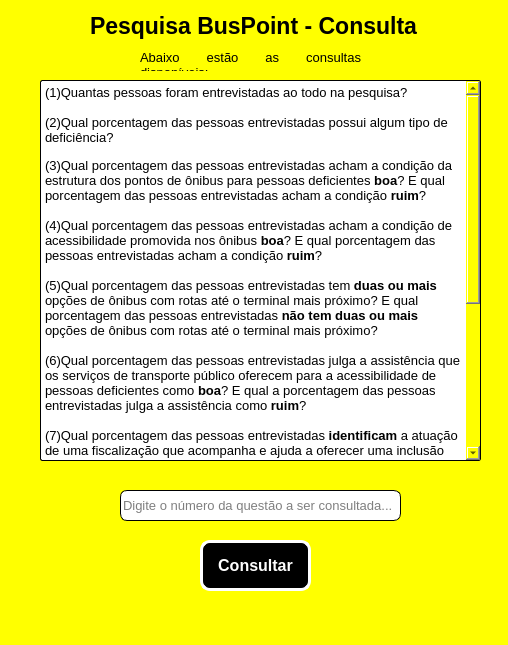
<?xml version="1.0" encoding="UTF-8"?>
<ui version="4.0">
 <class>MainWindow</class>
 <widget class="QMainWindow" name="MainWindow">
  <property name="geometry">
   <rect>
    <x>0</x>
    <y>0</y>
    <width>508</width>
    <height>645</height>
   </rect>
  </property>
  <property name="font">
   <font>
    <pointsize>10</pointsize>
   </font>
  </property>
  <property name="windowTitle">
   <string>Checagem de dados sobre acessibilidade</string>
  </property>
  <property name="styleSheet">
   <string notr="true">background-color: rgb(255, 255, 0);</string>
  </property>
  <widget class="QWidget" name="centralwidget">
   <widget class="QLineEdit" name="lineEdit">
    <property name="geometry">
     <rect>
      <x>120</x>
      <y>490</y>
      <width>281</width>
      <height>31</height>
     </rect>
    </property>
    <property name="font">
     <font>
      <pointsize>10</pointsize>
     </font>
    </property>
    <property name="styleSheet">
     <string notr="true">background-color: rgb(255, 255, 255);
border-radius: 7px;
border-style: outset;
border-width: 1px;</string>
    </property>
    <property name="placeholderText">
     <string>Digite o número da questão a ser consultada...</string>
    </property>
   </widget>
   <widget class="QPushButton" name="pushButton">
    <property name="geometry">
     <rect>
      <x>200</x>
      <y>540</y>
      <width>111</width>
      <height>51</height>
     </rect>
    </property>
    <property name="font">
     <font>
      <pointsize>12</pointsize>
      <weight>75</weight>
      <bold>true</bold>
     </font>
    </property>
    <property name="styleSheet">
     <string notr="true">QPushButton { 
border-radius: 10px;
color: rgb(255, 255, 255);
background-color: rgb(0, 0, 0);
border-style: outset;
border-width: 3px; 
}
QPushButton:hover {
background-color: #1a1a1a;
border: 2px solid #e4b94e;
color: #e4b94e;
}
</string>
    </property>
    <property name="text">
     <string>Consultar</string>
    </property>
   </widget>
   <widget class="QLabel" name="label">
    <property name="geometry">
     <rect>
      <x>90</x>
      <y>0</y>
      <width>351</width>
      <height>51</height>
     </rect>
    </property>
    <property name="font">
     <font>
      <pointsize>17</pointsize>
      <weight>75</weight>
      <bold>true</bold>
     </font>
    </property>
    <property name="text">
     <string>Pesquisa BusPoint - Consulta</string>
    </property>
   </widget>
   <widget class="QLabel" name="label_2">
    <property name="geometry">
     <rect>
      <x>140</x>
      <y>50</y>
      <width>221</width>
      <height>21</height>
     </rect>
    </property>
    <property name="font">
     <font>
      <pointsize>10</pointsize>
     </font>
    </property>
    <property name="text">
     <string>Abaixo estão as consultas disponíveis:</string>
    </property>
    <property name="alignment">
     <set>Qt::AlignJustify|Qt::AlignTop</set>
    </property>
    <property name="wordWrap">
     <bool>true</bool>
    </property>
   </widget>
   <widget class="QTextEdit" name="textEdit">
    <property name="geometry">
     <rect>
      <x>40</x>
      <y>80</y>
      <width>441</width>
      <height>381</height>
     </rect>
    </property>
    <property name="font">
     <font>
      <pointsize>11</pointsize>
     </font>
    </property>
    <property name="styleSheet">
     <string notr="true">background-color: white;
border-radius: 2px;
border-style: outset;
border-width: 1px;</string>
    </property>
    <property name="readOnly">
     <bool>true</bool>
    </property>
    <property name="html">
     <string>&lt;!DOCTYPE HTML PUBLIC &quot;-//W3C//DTD HTML 4.0//EN&quot; &quot;http://www.w3.org/TR/REC-html40/strict.dtd&quot;&gt;
&lt;html&gt;&lt;head&gt;&lt;meta name=&quot;qrichtext&quot; content=&quot;1&quot; /&gt;&lt;style type=&quot;text/css&quot;&gt;
p, li { white-space: pre-wrap; }
&lt;/style&gt;&lt;/head&gt;&lt;body style=&quot; font-family:'MS Shell Dlg 2'; font-size:11pt; font-weight:400; font-style:normal;&quot;&gt;
&lt;p style=&quot; margin-top:0px; margin-bottom:0px; margin-left:0px; margin-right:0px; -qt-block-indent:0; text-indent:0px;&quot;&gt;&lt;span style=&quot; font-size:10pt; color:#000000;&quot;&gt;(1)Quantas pessoas foram entrevistadas ao todo na pesquisa?&lt;/span&gt;&lt;/p&gt;
&lt;p style=&quot;-qt-paragraph-type:empty; margin-top:0px; margin-bottom:0px; margin-left:0px; margin-right:0px; -qt-block-indent:0; text-indent:0px; font-size:10pt; color:#000000;&quot;&gt;&lt;br /&gt;&lt;/p&gt;
&lt;p style=&quot; margin-top:0px; margin-bottom:0px; margin-left:0px; margin-right:0px; -qt-block-indent:0; text-indent:0px;&quot;&gt;&lt;span style=&quot; font-size:10pt; color:#000000;&quot;&gt;(2)Qual porcentagem das pessoas entrevistadas possui algum tipo de deficiência?&lt;/span&gt;&lt;/p&gt;
&lt;p style=&quot;-qt-paragraph-type:empty; margin-top:0px; margin-bottom:0px; margin-left:0px; margin-right:0px; -qt-block-indent:0; text-indent:0px; font-size:8.25pt;&quot;&gt;&lt;br /&gt;&lt;/p&gt;
&lt;p style=&quot; margin-top:0px; margin-bottom:0px; margin-left:0px; margin-right:0px; -qt-block-indent:0; text-indent:0px;&quot;&gt;&lt;span style=&quot; font-size:10pt; color:#000000;&quot;&gt;(3)Qual porcentagem das pessoas entrevistadas acham a condição da estrutura dos pontos de ônibus para pessoas deficientes &lt;/span&gt;&lt;span style=&quot; font-size:10pt; font-weight:600; color:#000000;&quot;&gt;boa&lt;/span&gt;&lt;span style=&quot; font-size:10pt; color:#000000;&quot;&gt;? E qual porcentagem das pessoas entrevistadas acham a condição &lt;/span&gt;&lt;span style=&quot; font-size:10pt; font-weight:600; color:#000000;&quot;&gt;ruim&lt;/span&gt;&lt;span style=&quot; font-size:10pt; color:#000000;&quot;&gt;?&lt;/span&gt;&lt;/p&gt;
&lt;p style=&quot;-qt-paragraph-type:empty; margin-top:0px; margin-bottom:0px; margin-left:0px; margin-right:0px; -qt-block-indent:0; text-indent:0px; font-size:10pt; color:#000000;&quot;&gt;&lt;br /&gt;&lt;/p&gt;
&lt;p style=&quot; margin-top:0px; margin-bottom:0px; margin-left:0px; margin-right:0px; -qt-block-indent:0; text-indent:0px;&quot;&gt;&lt;span style=&quot; font-size:10pt; color:#000000;&quot;&gt;(4)Qual porcentagem das pessoas entrevistadas acham a condição de acessibilidade promovida nos ônibus &lt;/span&gt;&lt;span style=&quot; font-size:10pt; font-weight:600; color:#000000;&quot;&gt;boa&lt;/span&gt;&lt;span style=&quot; font-size:10pt; color:#000000;&quot;&gt;? E qual porcentagem das pessoas entrevistadas acham a condição &lt;/span&gt;&lt;span style=&quot; font-size:10pt; font-weight:600; color:#000000;&quot;&gt;ruim&lt;/span&gt;&lt;span style=&quot; font-size:10pt; color:#000000;&quot;&gt;?&lt;/span&gt;&lt;/p&gt;
&lt;p style=&quot;-qt-paragraph-type:empty; margin-top:0px; margin-bottom:0px; margin-left:0px; margin-right:0px; -qt-block-indent:0; text-indent:0px; font-size:10pt; color:#000000;&quot;&gt;&lt;br /&gt;&lt;/p&gt;
&lt;p style=&quot; margin-top:0px; margin-bottom:0px; margin-left:0px; margin-right:0px; -qt-block-indent:0; text-indent:0px;&quot;&gt;&lt;span style=&quot; font-size:10pt; color:#000000;&quot;&gt;(5)Qual porcentagem das pessoas entrevistadas tem &lt;/span&gt;&lt;span style=&quot; font-size:10pt; font-weight:600; color:#000000;&quot;&gt;duas&lt;/span&gt;&lt;span style=&quot; font-size:10pt; color:#000000;&quot;&gt; &lt;/span&gt;&lt;span style=&quot; font-size:10pt; font-weight:600; color:#000000;&quot;&gt;ou mais&lt;/span&gt;&lt;span style=&quot; font-size:10pt; color:#000000;&quot;&gt; opções de ônibus com rotas até o terminal mais próximo? E qual porcentagem das pessoas entrevistadas&lt;/span&gt;&lt;span style=&quot; font-size:10pt; font-weight:600; color:#000000;&quot;&gt; não tem&lt;/span&gt;&lt;span style=&quot; font-size:10pt; color:#000000;&quot;&gt; &lt;/span&gt;&lt;span style=&quot; font-size:10pt; font-weight:600; color:#000000;&quot;&gt;duas&lt;/span&gt;&lt;span style=&quot; font-size:10pt; color:#000000;&quot;&gt; &lt;/span&gt;&lt;span style=&quot; font-size:10pt; font-weight:600; color:#000000;&quot;&gt;ou mais&lt;/span&gt;&lt;span style=&quot; font-size:10pt; color:#000000;&quot;&gt; opções de ônibus com rotas até o terminal mais próximo?&lt;/span&gt;&lt;/p&gt;
&lt;p style=&quot;-qt-paragraph-type:empty; margin-top:0px; margin-bottom:0px; margin-left:0px; margin-right:0px; -qt-block-indent:0; text-indent:0px; font-size:10pt; color:#000000;&quot;&gt;&lt;br /&gt;&lt;/p&gt;
&lt;p style=&quot; margin-top:0px; margin-bottom:0px; margin-left:0px; margin-right:0px; -qt-block-indent:0; text-indent:0px;&quot;&gt;&lt;span style=&quot; font-size:10pt; color:#000000;&quot;&gt;(6)Qual porcentagem das pessoas entrevistadas julga a assistência que os serviços de transporte público oferecem para a acessibilidade de pessoas deficientes como &lt;/span&gt;&lt;span style=&quot; font-size:10pt; font-weight:600; color:#000000;&quot;&gt;boa&lt;/span&gt;&lt;span style=&quot; font-size:10pt; color:#000000;&quot;&gt;? E qual a porcentagem das pessoas entrevistadas julga a assistência como &lt;/span&gt;&lt;span style=&quot; font-size:10pt; font-weight:600; color:#000000;&quot;&gt;ruim&lt;/span&gt;&lt;span style=&quot; font-size:10pt; color:#000000;&quot;&gt;?&lt;/span&gt;&lt;/p&gt;
&lt;p style=&quot;-qt-paragraph-type:empty; margin-top:0px; margin-bottom:0px; margin-left:0px; margin-right:0px; -qt-block-indent:0; text-indent:0px; font-size:10pt; color:#000000;&quot;&gt;&lt;br /&gt;&lt;/p&gt;
&lt;p style=&quot; margin-top:0px; margin-bottom:0px; margin-left:0px; margin-right:0px; -qt-block-indent:0; text-indent:0px;&quot;&gt;&lt;span style=&quot; font-size:10pt; color:#000000;&quot;&gt;(7)Qual porcentagem das pessoas entrevistadas &lt;/span&gt;&lt;span style=&quot; font-size:10pt; font-weight:600; color:#000000;&quot;&gt;identificam&lt;/span&gt;&lt;span style=&quot; font-size:10pt; color:#000000;&quot;&gt; a atuação de uma fiscalização que acompanha e ajuda a oferecer uma inclusão maior nos transportes públicos da cidade? E qual porcentagem das pessoas entrevistadas &lt;/span&gt;&lt;span style=&quot; font-size:10pt; font-weight:600; color:#000000;&quot;&gt;não&lt;/span&gt;&lt;span style=&quot; font-size:10pt; color:#000000;&quot;&gt; &lt;/span&gt;&lt;span style=&quot; font-size:10pt; font-weight:600; color:#000000;&quot;&gt;identificam ou não sabem &lt;/span&gt;&lt;span style=&quot; font-size:10pt; color:#000000;&quot;&gt;sobre essa atuação?&lt;/span&gt;&lt;/p&gt;
&lt;p style=&quot;-qt-paragraph-type:empty; margin-top:0px; margin-bottom:0px; margin-left:0px; margin-right:0px; -qt-block-indent:0; text-indent:0px; font-size:10pt; color:#000000;&quot;&gt;&lt;br /&gt;&lt;/p&gt;
&lt;p style=&quot; margin-top:0px; margin-bottom:0px; margin-left:0px; margin-right:0px; -qt-block-indent:0; text-indent:0px;&quot;&gt;&lt;span style=&quot; font-size:10pt; color:#000000;&quot;&gt;(8)Qual porcentagem das pessoas entrevistadas julga a atuação da fiscalização para acessibilidade como &lt;/span&gt;&lt;span style=&quot; font-size:10pt; font-weight:600; color:#000000;&quot;&gt;boa&lt;/span&gt;&lt;span style=&quot; font-size:10pt; color:#000000;&quot;&gt;? E qual porcentagem das pessoas entrevistadas julga como &lt;/span&gt;&lt;span style=&quot; font-size:10pt; font-weight:600; color:#000000;&quot;&gt;mediana&lt;/span&gt;&lt;span style=&quot; font-size:10pt; color:#000000;&quot;&gt;? E qual porcentagem das pessoas entrevistadas julga como &lt;/span&gt;&lt;span style=&quot; font-size:10pt; font-weight:600; color:#000000;&quot;&gt;ruim&lt;/span&gt;&lt;span style=&quot; font-size:10pt; color:#000000;&quot;&gt;?&lt;/span&gt;&lt;/p&gt;
&lt;p style=&quot;-qt-paragraph-type:empty; margin-top:0px; margin-bottom:0px; margin-left:0px; margin-right:0px; -qt-block-indent:0; text-indent:0px; font-size:10pt; color:#000000;&quot;&gt;&lt;br /&gt;&lt;/p&gt;
&lt;p style=&quot; margin-top:0px; margin-bottom:0px; margin-left:0px; margin-right:0px; -qt-block-indent:0; text-indent:0px;&quot;&gt;&lt;span style=&quot; font-size:10pt; color:#000000;&quot;&gt;(9)Quais regiões mais se destacaram na obtenção de respostas? E quais regiões menos se destacaram na obtenção de respostas?&lt;/span&gt;&lt;/p&gt;
&lt;p style=&quot;-qt-paragraph-type:empty; margin-top:0px; margin-bottom:0px; margin-left:0px; margin-right:0px; -qt-block-indent:0; text-indent:0px; font-size:10pt; color:#000000;&quot;&gt;&lt;br /&gt;&lt;/p&gt;
&lt;p style=&quot; margin-top:0px; margin-bottom:0px; margin-left:0px; margin-right:0px; -qt-block-indent:0; text-indent:0px;&quot;&gt;&lt;span style=&quot; font-size:10pt; color:#000000;&quot;&gt;(10) Dentre as regiões que mais se destacaram na obtenção de respostas, qual delas tem o &lt;/span&gt;&lt;span style=&quot; font-size:10pt; font-weight:600; color:#000000;&quot;&gt;menor índice&lt;/span&gt;&lt;span style=&quot; font-size:10pt; color:#000000;&quot;&gt; de acessibilidade?&lt;/span&gt;&lt;/p&gt;
&lt;p style=&quot;-qt-paragraph-type:empty; margin-top:0px; margin-bottom:0px; margin-left:0px; margin-right:0px; -qt-block-indent:0; text-indent:0px; font-size:10pt; color:#000000;&quot;&gt;&lt;br /&gt;&lt;/p&gt;
&lt;p style=&quot; margin-top:0px; margin-bottom:0px; margin-left:0px; margin-right:0px; -qt-block-indent:0; text-indent:0px;&quot;&gt;&lt;span style=&quot; font-size:10pt; color:#000000;&quot;&gt;(11)Quais foram as sugestões de acessibilidade que mais apareceram na obtenção de respostas?&lt;/span&gt;&lt;/p&gt;&lt;/body&gt;&lt;/html&gt;</string>
    </property>
   </widget>
  </widget>
  <widget class="QMenuBar" name="menubar">
   <property name="geometry">
    <rect>
     <x>0</x>
     <y>0</y>
     <width>508</width>
     <height>20</height>
    </rect>
   </property>
  </widget>
  <widget class="QStatusBar" name="statusbar"/>
 </widget>
 <resources/>
 <connections/>
</ui>
